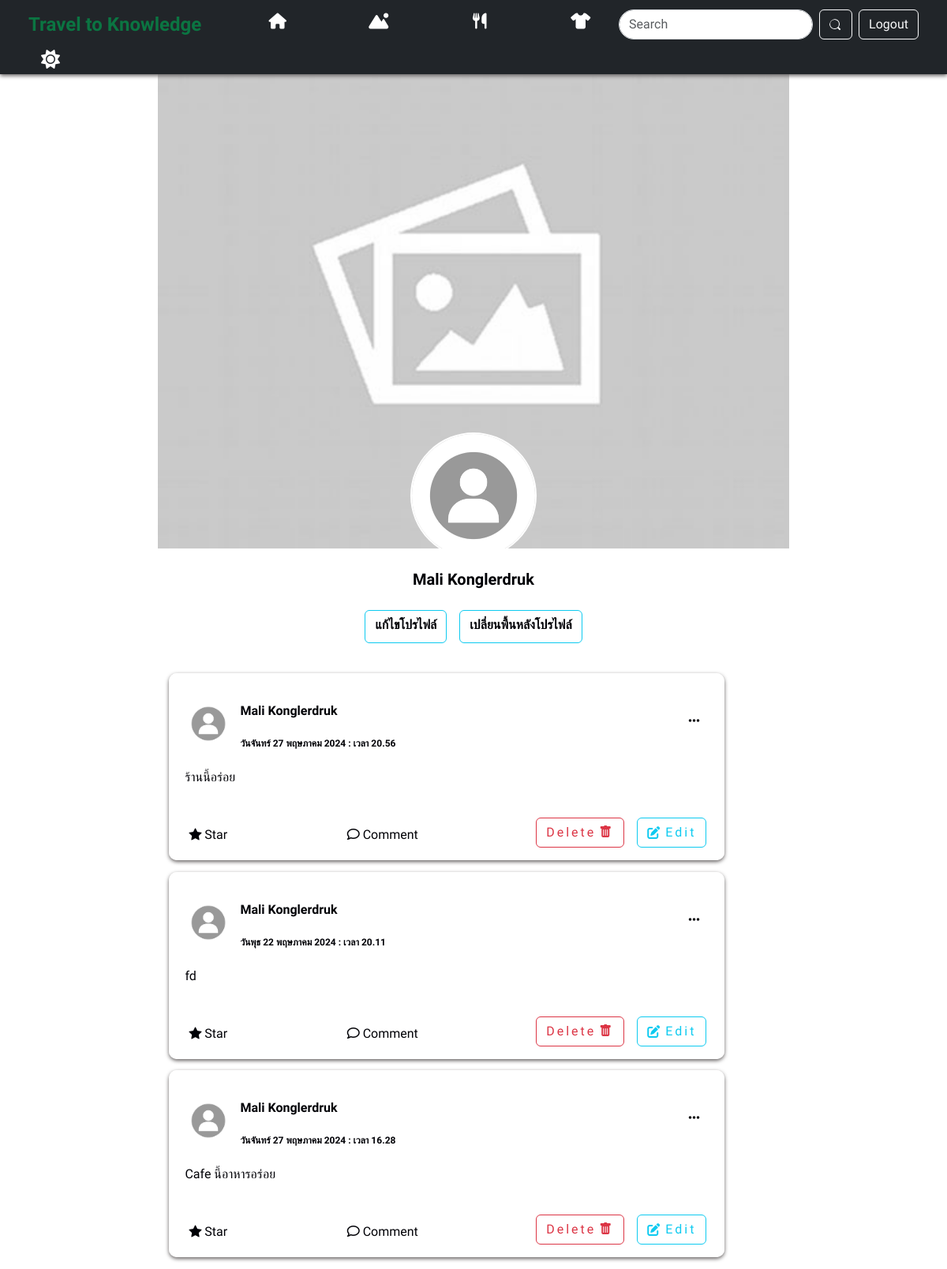
The app's page /Profilepage.php (signed in), older data.
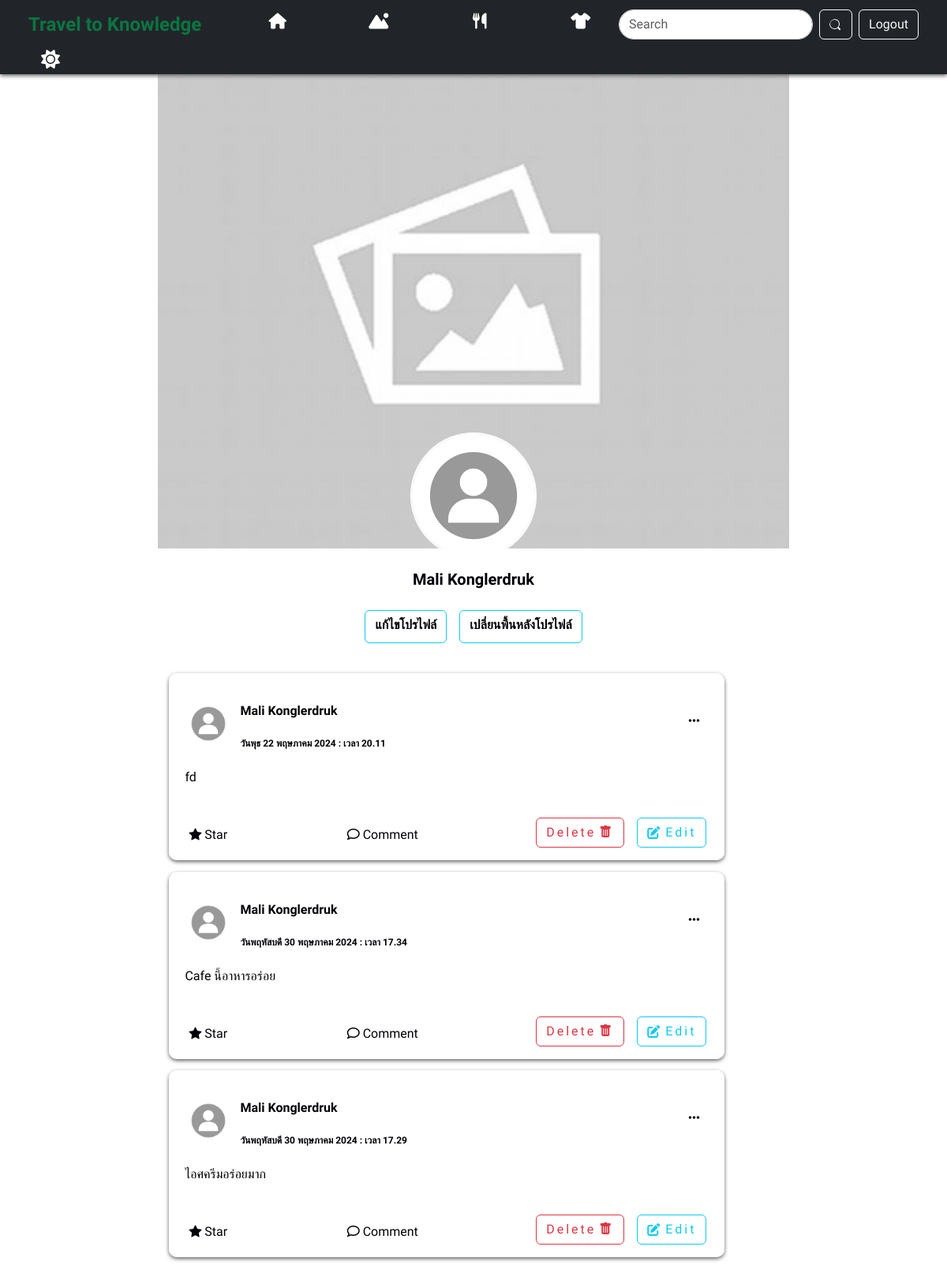
The same page, newer data.
### tables this page shows
CREATE TABLE `users` (
  `id` int(10) NOT NULL,
  `userid` bigint(19) NOT NULL,
  `url_address` varchar(100) NOT NULL,
  `email` varchar(255) NOT NULL,
  `password` varchar(255) NOT NULL,
  `first_name` varchar(255) NOT NULL,
  `last_name` varchar(255) NOT NULL,
  `urole` varchar(255) NOT NULL,
  `profile_image` varchar(1000) NOT NULL,
  `cover_image` varchar(1000) NOT NULL,
  `created_at` timestamp NOT NULL DEFAULT CURRENT_TIMESTAMP ON UPDATE CURRENT_TIMESTAMP
);

CREATE TABLE `posts` (
  `id` bigint(19) NOT NULL,
  `postid` bigint(19) NOT NULL,
  `user_id` bigint(19) NOT NULL,
  `post` text NOT NULL,
  `image` varchar(500) NOT NULL,
  `comments` int(11) NOT NULL,
  `category` varchar(255) DEFAULT NULL,
  `location_name` varchar(255) DEFAULT NULL,
  `likes` int(11) NOT NULL DEFAULT '0',
  `has_image` tinyint(1) NOT NULL,
  `date` timestamp NOT NULL DEFAULT CURRENT_TIMESTAMP,
  `update_date` datetime DEFAULT NULL ON UPDATE CURRENT_TIMESTAMP,
  `is_profile_image` tinyint(1) NOT NULL,
  `is_cover_image` tinyint(1) NOT NULL,
  `status` varchar(255) NOT NULL,
  `countreport` int(255) NOT NULL
);

### post.php (called while the page is built, shortened)
<?php
require_once 'config/db.php';
require_once 'user.php';
class Post
{
    public function get_posts($id)
    {
        global $conn;
        $query = $conn->prepare("SELECT * FROM posts WHERE user_id = :id ORDER BY id DESC LIMIT 10");
        $query->bindParam(":id", $id);
        try {
            $query->execute();
            return $query->fetchAll(PDO::FETCH_ASSOC);
        } catch (PDOException $e) {
            $this->error = "Error fetching posts: " . $e->getMessage();
            return false;
        }
    }
    public function i_own_post($postid,$user_login)
    {
        global $conn;
        $query = $conn->prepare("SELECT * FROM posts WHERE postid = :postid  LIMIT 1");
        $query->bindParam(":postid", $postid,PDO::PARAM_INT);
        $query->execute();
        $result = $query->fetch(PDO::FETCH_ASSOC);
        if(is_array($result))
        {
            if($result['user_id'] == $user_login)
            {
                return true;
            }
        }
        return false;
    }
}

### user.php (called while the page is built, shortened)
<?php
require_once 'config/db.php';
class User
{
public function getUsers($id)
{
    global $conn;
    $query = $conn->prepare("SELECT * FROM users WHERE userid = :id LIMIT 1");
    $query->bindParam(":id", $id, PDO::PARAM_INT);
    $query->execute();
    $result = $query->fetch(PDO::FETCH_ASSOC);
    if ($result) {
        return $result;
    } else {
        return false;
    }
}
}
?>

### function.php (the view, shortened to what this page needs)
<?php
require_once 'autoload.php';
if (isset($_SESSION['user_login'])) {
  $user_session_id = $_SESSION['user_login'];
  $stmt = $conn->prepare("SELECT * FROM users WHERE id = :user_session_id");
  $stmt->bindParam(':user_session_id', $user_session_id);
  $stmt->execute();
  $row = $stmt->fetch(PDO::FETCH_ASSOC);
  if ($row) {
    $user_id = $row['userid'];
  } else {
    $_SESSION['error'] = 'ผู้ใช้ไม่ถูกต้อง';
    header('location: logout.php');
    exit();
  }
} else {
  $_SESSION['error'] = 'กรุณาเข้าสู่ระบบ!!';
  header('location: login.php');
  exit();
}
?>
<div class="post">
  <?php
  $image = "images/istockphoto-1337144146-612x612.jpg";
  ?>
  <div class="post-top">
    <div class="mt-2 dp">
      <img class="img-fluid col-sm-12 col-md col-lg col-xl" src="<?php echo $image ?>" type="images" alt="">
    </div>
    <div class="post-info">
      <p class="name font-weight-bolder mt-3">
        <a href="./Profilepage.php" class="nav-link">
          <?php echo $ROW_USER['first_name'] . " " . $ROW_USER['last_name'] ?>
        </a>
      </p>
      <span class="time">
        <?php
        $timestamp = strtotime($ROW['date']);
        $dayOfWeekEnglish = strftime('%A', $timestamp);
        $monthOfYearEnglish = strftime('%B', $timestamp);
        $dayOfWeekThaiMap = [
          'Sunday' => 'วันอาทิตย์',
          'Monday' => 'วันจันทร์',
          'Tuesday' => 'วันอังคาร',
          'Wednesday' => 'วันพุธ',
          'Thursday' => 'วันพฤหัสบดี',
          'Friday' => 'วันศุกร์',
          'Saturday' => 'วันเสาร์'
        ];
        $monthOfYearThaiMap = [
          'January' => 'มกราคม',
          'February' => 'กุมภาพันธ์',
          'March' => 'มีนาคม',
          'April' => 'เมษายน',
          'May' => 'พฤษภาคม',
          'June' => 'มิถุนายน',
          'July' => 'กรกฎาคม',
          'August' => 'สิงหาคม',
          'September' => 'กันยายน',
          'October' => 'ตุลาคม',
          'November' => 'พฤศจิกายน',
          'December' => 'ธันวาคม'
        ];
        $dayOfWeekThai = $dayOfWeekThaiMap[$dayOfWeekEnglish] ?? $dayOfWeekEnglish;
        $monthOfYearThai = $monthOfYearThaiMap[$monthOfYearEnglish] ?? $monthOfYearEnglish;
        $formattedDate = $dayOfWeekThai . strftime(' %e ', $timestamp) . $monthOfYearThai . strftime(' %Y : เวลา %H.%M', $timestamp);
        echo $formattedDate;
        ?>
      </span>
    </div>
    <div class="posts" data-postid="<?php echo $ROW['postid']; ?>">
      <i class="fa-solid fa-ellipsis" id="toggle-dropdown"></i>
    </div>
  </div>
  <div class="post-content">
    <?php echo $ROW['post'] ?>
    <br><br>
  </div>
  <div class="post-bottom">
    <div class="action">
      <i class="bi bi-star-fill"></i>
      <span>Star</span>
    </div>
    <div class="action">
      <i class="far fa-comment"></i>
      <span>Comment</span>
    </div>
    <div class="containericon d-flex align-content-center">
      <?php
      $post = new Post();
      if ($post->i_own_post($ROW['postid'], $user_id)) {
        echo "
        <a href='delete.php?id=$ROW[postid]'class='btn-post btn btn-outline-danger mx-2 d-flex edit-btn'>
        <div  style='font-size: 16px;'>Delete</div>
        <i class='bi bi-trash-fill  '></i>
        </a>
        <a href='edit.php?id=$ROW[postid]'class='btn-post d-flex btn btn-outline-info mx-2 edit-btn' style='text-decoration: none;'>
        <i class='fa-solid fa-pen-to-square '></i>
        <div  style='font-size: 16px;'>Edit</div>
        </a>
        ";
      }
      ?>
    </div>
  </div>
</div>

### Profilepage.php (shortened to what this page needs)
<?php
require_once 'autoload.php';
?>
<!DOCTYPE html>
<html lang="en">
<head>
  <link rel="stylesheet" href="./style/main.css">
  <link rel="stylesheet" href="./style/post.css">
  <link rel="stylesheet" href="./style/profilepage.css">
  <link rel="stylesheet" href="https://cdn.jsdelivr.net/npm/bootstrap@5.3.2/dist/css/bootstrap.min.css">
  <link rel="stylesheet" href="https://cdn.jsdelivr.net/npm/bootstrap-icons@1.11.1/font/bootstrap-icons.css">
  <link rel="stylesheet" href="https://cdnjs.cloudflare.com/ajax/libs/font-awesome/6.4.2/css/all.min.css" />
</head>
<body class="backgrounds">
  <header class="pt-1 px-4 w-100 navbar-expand-xxl bg-dark shadows fixed-top">
    <?php
    if (isset($_SESSION['user_login'])) {
      $user_session_id = $_SESSION['user_login'];
      $stmt = $conn->prepare("SELECT * FROM users WHERE id = :user_session_id");
      $stmt->bindParam(':user_session_id', $user_session_id);
      $stmt->execute();
      $row = $stmt->fetch(PDO::FETCH_ASSOC);
      if ($row) {
        $user_id = $row['userid'];
      } else {
        $_SESSION['error'] = 'ผู้ใช้ไม่ถูกต้อง';
        header('location: logout.php');
        exit();
      }
    } else {
      $_SESSION['error'] = 'กรุณาเข้าสู่ระบบ!!';
      header('location: login.php');
      exit();
    }
    $post = new Post();
    $posts = $post->get_posts($user_id);
    ?>
    <div class="container-fluid d-flex flex-wrap align-items-center justify-content-center justify-content-sm-start justify-content-start ">
      <div class="logo text-left col-12 col-lg-auto"><a href="./main.php" class="nav-link">Travel to Knowledge</a></div>
      <ul class="nav col-12 col-lg-auto me-lg-auto mb-2 justify-content-center mb-md-0 navbars">
        <li><a href="./main.php" class="nav-link px-2"><i class="fa fa-home"></i></a></li>
        <li><a href="./travel.php" class="nav-link px-2 "><i class="fa-solid fa-mountain-sun"></i></a></li>
        <li><a href="#" class="nav-link px-2"><i class="fa-solid fa-utensils"></i></a></li>
        <li><a href="#" class="nav-link px-2"><i class="fa-solid fa-shirt"></i></a></li>
      </ul>
      <form class="d-flex mt-3 mt-lg-0 " role="search">
        <input class="form-control me-2 rounded-pill" type="search" placeholder="Search" aria-label="Search">
        <button class="btn btn-outline-light me-2" type="submit"></button>
      </form>
      <div class="text-center">
        <button type="button" class="btn btn-outline-light"><a class="nav-link" href="./logout.php" id="logout">Logout</a></button>
      </div>
      <div class="icon text-white me-2 px-3"><i class="fa-solid fa-sun" id="theme"></i></div>
    </div>
  </header>
  <div class="background-profile">
    <div class="bg-top text-center">
      <?php
      $image = "images/cover_image.jpg";
      ?>
      <img src="<?php echo $image ?>" style="width: 100%; height:fit-content;">
      <?php
      $image = "images/istockphoto-1337144146-612x612.jpg";
      ?>
      <a href="./change_profile_image.php"><img src="<?php echo $image ?>" id="profile_pic"></a>
      <br>
      <div class="Name-profile"> <?php echo $row['first_name'] . " " . $row['last_name'] ?></div>
      <br>
      <div class="d-flex justify-content-center">
        <div class="change-profile ">
          <button class="btn btn-outline-info me-3"><a href="./change_profile_image.php?change=profile" class="nav-link mb-1  text-center rounded-sm">แก้ไขโปรไฟล์</a></button>
        </div>
        <div class="change-profile">
          <button class="btn btn-outline-info"><a href="./change_profile_image.php?change=cover" class="nav-link mb-1  text-center rounded-sm">เปลี่ยนพื้นหลังโปรไฟล์</a></button>
        </div>
      </div>
      <br>
    </div>
    <div class="d-flex">
      <div style="min-height:400px;flex:1;" class="container-area-profile">
        <?php
        if ($posts) {
          foreach ($posts as $ROW) {
            $user = new User();
            $ROW_USER = $user->getUsers($ROW['user_id']);
            include 'function.php';
          }
        }
        ?>
      </div>
    </div>
  </div>
</body>
</html>

### style/main.css (style rules this page uses)
* { margin: 0; padding: 0; box-sizing: border-box; font-family: "Prompt", sans-serif; }
.backgrounds { background-color: var(--primary-color); }
ul li { padding-left: 3rem; }
.icon { font-size: 1.5rem; cursor: pointer; }
.shadows { box-shadow: 0px 2px 5px rgb(100, 96, 96); }
:root { --primary-color: #fff; --secondary-color: #000106; }
.light-theme { --primary-color: #eee; --secondary-color: #000106; --three-color: #fffffff8; --four-color: #817f7f; }
.navbars li a { width: 5rem; text-align: center; font-size: 1.25rem; color: white; height: 3.4rem; }
.logo { font-family: "Kavoon", cursive; font-size: 1.5rem; color: #0b7542; align-items: center; text-align: center; text-decoration: solid; font-weight: bold; margin-right: auto; }
.dp { width: 40px; height: 40px; border-radius: 50%; overflow: hidden; }
.dp > img { width: 100%; cursor: pointer; }
.bi { cursor: pointer; border-radius: 8px; transition: background-color 0.3s; }
button { font-size: 16px; }

### style/post.css (style rules this page uses)
:root { --primary-color: #fff; --secondary-color: #000106; }
.light-theme { --primary-color: #ffffff; --secondary-color: #000106; --three-color: #fffffff8; --four-color: #817f7f; --five-color:#352F44; }
.post { width: 44rem; background:var(--three-color); border-radius:10px; padding:10px; margin:0.9rem; box-shadow: 0px 2px 5px rgb(100, 96, 96); }
.post .post-top { display:flex; align-items: center; padding:10px; }
.post .post-top .posts { margin-left: auto; padding:0 12px ; position: relative; width: 100%; max-width: 200px; }
.post .post-top .posts .fa-ellipsis { display: flex; justify-content: end; }
.post .post-top .dp { width:60px; height:60px; border-radius: 50%; overflow:hidden; }
.post .post-top .dp > img { width:100%; cursor:pointer; }
.post .post-top .post-info { margin-left:10px; font-weight: bold; }
.post .post-top .post-info .name { cursor:pointer; font-size:16px; }
.post .post-top .post-info .time { font-size:12px; cursor:pointer; }
.post .post-top i { cursor: pointer; color: #000; }
.post .post-top .posts i.fa-solid { cursor: poiner; color: var(--secondary-color); }
.post .post-content { font-size:16px; font-weight:normal; padding:10px; }
.post .post-bottom { box-shadow: 1px solid #ddd; display:flex; justify-content: space-between; padding:5px 5px 0px 5px; color: var(--secondary-color); }
.post .post-bottom .action { padding:10px; border-radius:10px; transition: .3s ease-in; cursor: pointer; }
.post-info { color: var(--secondary-color); }
.post-content { color: var(--secondary-color); }
.edit-btn { height: 38px; justify-content: center; display: flex; align-items: center; }
.btn-post>i { font-size: 16px; }
.btn-post { align-items: center; justify-content: center; gap: 2px; }

### style/profilepage.css (style rules this page uses)
:root { --primary-color: #fff; --secondary-color: #000106; }
.light-theme { --primary-color: #ffffff; --secondary-color: #000106; --three-color: #fffffff8; }
.background-profile { width: 50rem; margin: auto; min-height: 400px; margin-top: 55px; }
.bg-top { color:var(--secondary-color); background-color: var(--primary-color); }
#profile_pic { width: 10rem; margin-top: -10rem; border-radius: 50%; border: solid 2px white; }
.Name-profile { font-size: 1.25rem; font-weight: 700; }

### function.php (style rules this page uses)
* { margin: 0; padding: 0; box-sizing: border-box; font-family: "Prompt", sans-serif; }
.edit-btn { height: 38px; display: flex; justify-content: center; align-items: center; gap: 4px; letter-spacing: 3px; }

Row changes from the older to the newer data that the page shows:
removed posts: users.first_name "Mali", users.last_name "Konglerdruk", date "วันจันทร์ 27 พฤษภาคม 2024 : เวลา 20.56", post "ร้านนี้อร่อย"
changed posts "Cafe นี้อาหารอร่อย": date "วันจันทร์ 27 พฤษภาคม 2024 : เวลา 16.28" → "วันพฤหัสบดี 30 พฤษภาคม 2024 : เวลา 17.34"
added posts: users.first_name "Mali", users.last_name "Konglerdruk", date "วันพฤหัสบดี 30 พฤษภาคม 2024 : เวลา 17.29", post "ไอศครีมอร่อยมาก"
